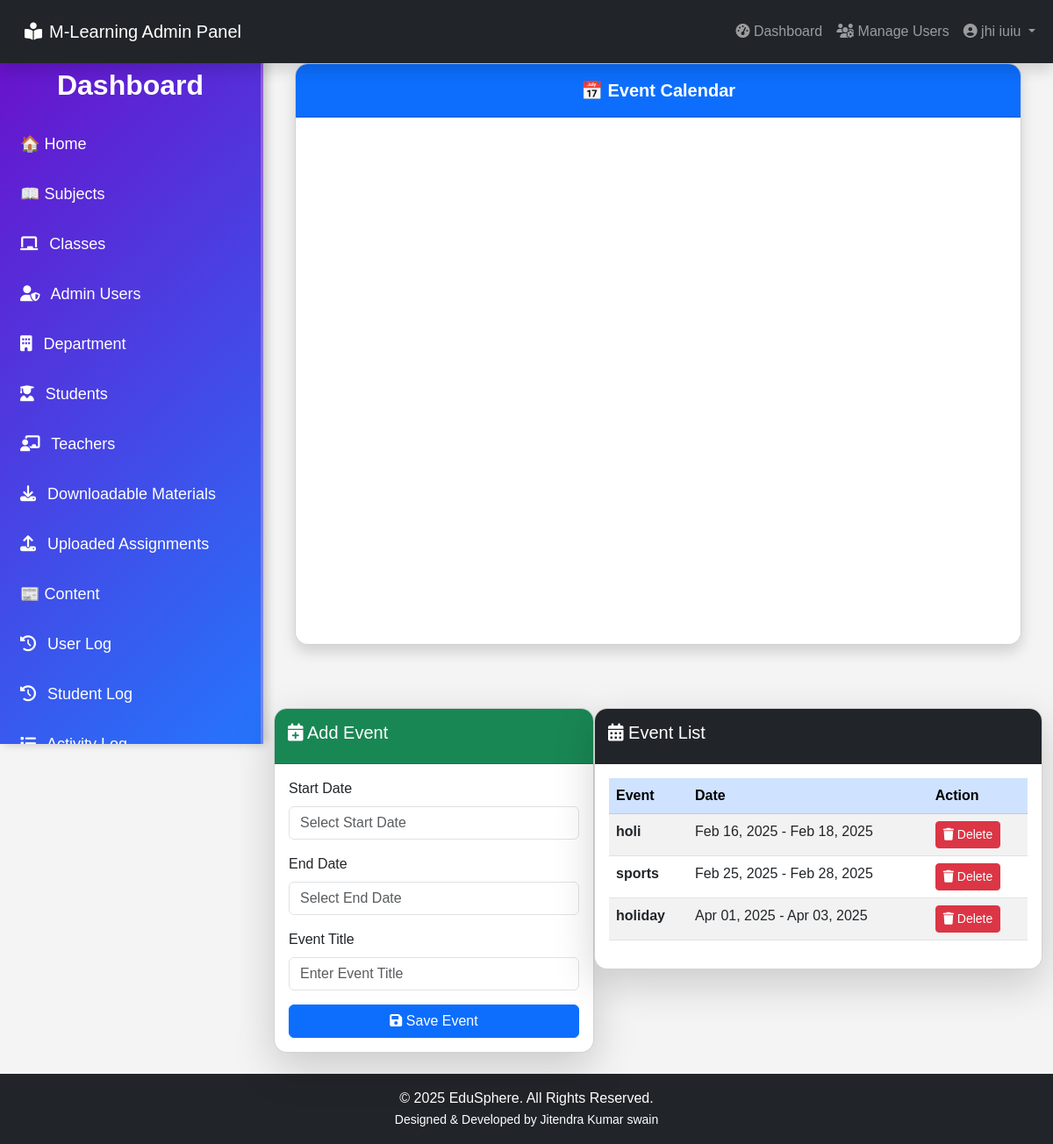
Page /admin/calendar/calendar_of_events.php (signed in) on the committed database.
### tables this page shows
CREATE TABLE `users` (
  `user_id` int(11) NOT NULL,
  `username` varchar(100) NOT NULL,
  `password` varchar(100) NOT NULL,
  `firstname` varchar(100) NOT NULL,
  `lastname` varchar(100) NOT NULL,
  `date` varchar(30) NOT NULL DEFAULT current_timestamp()
);

CREATE TABLE `event` (
  `event_id` int(11) NOT NULL,
  `event_title` varchar(100) NOT NULL,
  `teacher_class_id` int(11) NOT NULL,
  `date_start` varchar(100) NOT NULL,
  `date_end` varchar(100) NOT NULL
);

### admin/session.php (called while the page is built, shortened)
<?php
$session_id = $_SESSION['id'];
?>

### admin/calendar/add_class_event.php (the view, shortened to what this page needs)
<link rel="stylesheet" href="https://cdnjs.cloudflare.com/ajax/libs/bootstrap-datepicker/1.9.0/css/bootstrap-datepicker.min.css">
<div class="col-md-12 mt-5">
    <div class="row">
        <div class="col-md-5 p-0">
            <div class="card shadow-lg">
                <div class="card-header bg-success text-white">
                    <h5><i class="fas fa-calendar-plus"></i> Add Event</h5>
                </div>
                <div class="card-body">
                    <form id="add_event_form" method="post">
                        <div class="mb-3">
                            <label for="date_start" class="form-label">Start Date</label>
                            <input type="text" class="form-control datepicker" name="date_start" id="date_start" placeholder="Select Start Date" required />
                        </div>
                        <div class="mb-3">
                            <label for="date_end" class="form-label">End Date</label>
                            <input type="text" class="form-control datepicker" name="date_end" id="date_end" placeholder="Select End Date" required />
                        </div>
                        <div class="mb-3">
                            <label for="title" class="form-label">Event Title</label>
                            <input type="text" class="form-control" name="title" id="title" placeholder="Enter Event Title" required />
                        </div>
                        <button type="submit" name="add" class="btn btn-primary w-100"><i class="fas fa-save"></i> Save Event</button>
                    </form>
                </div>
            </div>
        </div>
        <div class="col-md-7 p-0">
            <div class="card shadow-lg">
                <div class="card-header bg-dark text-white">
                    <h5><i class="fas fa-calendar-alt"></i> Event List</h5>
                </div>
                <div class="card-body" id="event_list">
                    <table class="table table-striped table-hover">
                        <thead class="table-primary">
                            <tr>
                                <th>Event</th>
                                <th>Date</th>
                                <th>Action</th>
                            </tr>
                        </thead>
                        <tbody>
                            <?php
                            $event_query = mysqli_query($conn, "SELECT * FROM event") or die(mysqli_error());
                            while ($event_row = mysqli_fetch_array($event_query)) {
                                $id = $event_row['event_id'];
                            ?>
                                <tr>
                                    <td><strong><?php echo $event_row['event_title']; ?></strong></td>
                                    <td>
                                        <?php echo date("M d, Y", strtotime($event_row['date_start'])); ?> -
                                        <?php echo date("M d, Y", strtotime($event_row['date_end'])); ?>
                                    </td>
                                    <td>
                                        <a class="btn btn-danger btn-sm" href="delete_event.php?id=<?php echo $id; ?>">
                                            <i class="fas fa-trash"></i> Delete
                                        </a>
                                    </td>
                                </tr>
                            <?php } ?>
                        </tbody>
                    </table>
                </div>
            </div>
        </div>
    </div>
</div>

### admin/navbar.php (shortened to what this page needs)
<?php
    $query = mysqli_query($conn, "SELECT * FROM users WHERE user_id = '$session_id'") or die(mysqli_error($conn));
    $row = mysqli_fetch_array($query);
?>
<nav class="navbar navbar-expand-lg navbar-dark bg-dark fixed-top shadow">
    <div class="container-fluid">
        <a class="navbar-brand d-flex align-items-center p-lg-3 p-md-3" href="#" onclick="openNav()">
            <h5 class="mb-0"><i class="fas fa-book-reader me-2"></i>M-Learning Admin Panel</h5>
        </a>
        <div class="collapse navbar-collapse justify-content-end" id="navbarNav">
            <ul class="navbar-nav">
                <li class="nav-item">
                    <a class="nav-link" href="../dashboard/dashboard.php">
                        <i class="fas fa-tachometer-alt"></i> Dashboard
                    </a>
                </li>
                <li class="nav-item">
                    <a class="nav-link" href="../user/admin_user.php">
                        <i class="fas fa-users-cog"></i> Manage Users
                    </a>
                </li>
                <li class="nav-item dropdown">
                    <a class="nav-link dropdown-toggle" href="#" id="userDropdown" role="button" data-bs-toggle="dropdown">
                        <i class="fa fa-user-circle"></i> <?php echo $row['firstname']." ".$row['lastname']; ?>
                    </a>
                </li>
            </ul>
        </div>
    </div>
</nav>

### admin/calendar/calendar_of_events.php (style rules this page uses)
body { background-color: #f8f9fa; }
.card { border-radius: 15px; box-shadow: 0 5px 15px rgba(0, 0, 0, 0.1); overflow: hidden; }
.card-header { font-size: 1.25rem; font-weight: bold; padding: 15px; }

### admin/sidebar_dashboard.php (style rules this page uses)
* { margin: 0; padding: 0; box-sizing: border-box; font-family: 'Poppins', sans-serif; }
body { height: 100vh; background: #f4f4f4; }

### rows in the picture
users: firstname "jhi", lastname "iuiu"
event: event_title "holi", date_start "Feb 16, 2025", date_end "Feb 18, 2025"
event: event_title "sports", date_start "Feb 25, 2025", date_end "Feb 28, 2025"
event: event_title "holiday", date_start "Apr 01, 2025", date_end "Apr 03, 2025"
